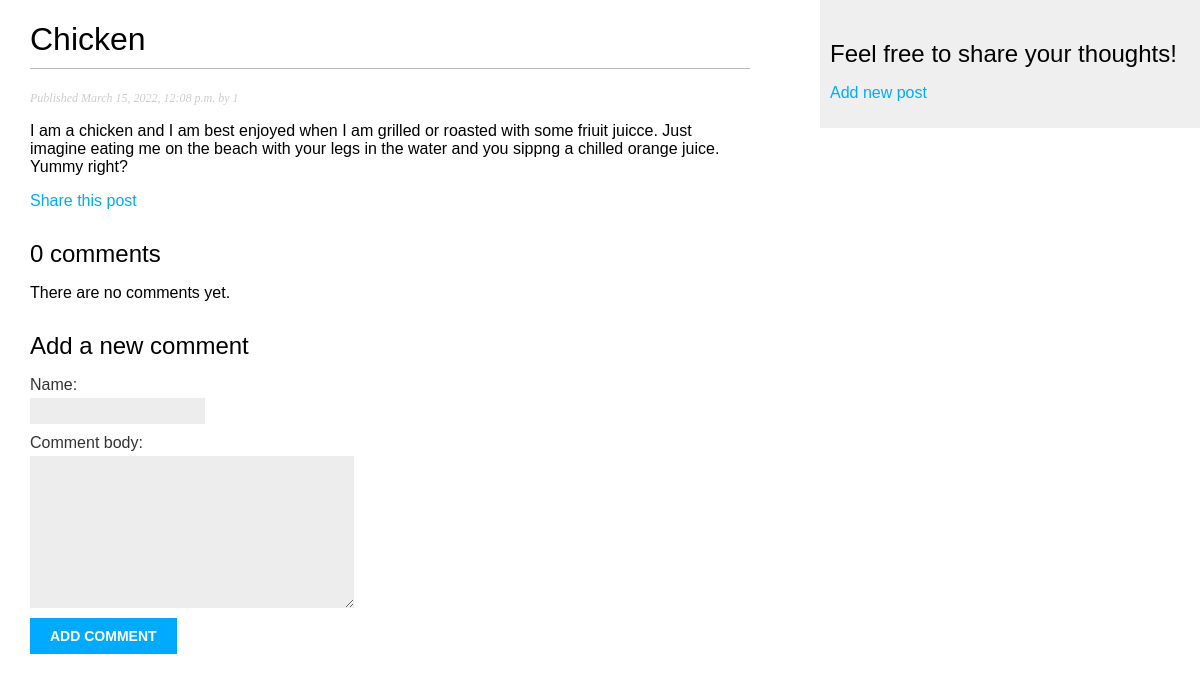
/posts/2022/3/15/chiken/, run on an earlier commit of the app's database.
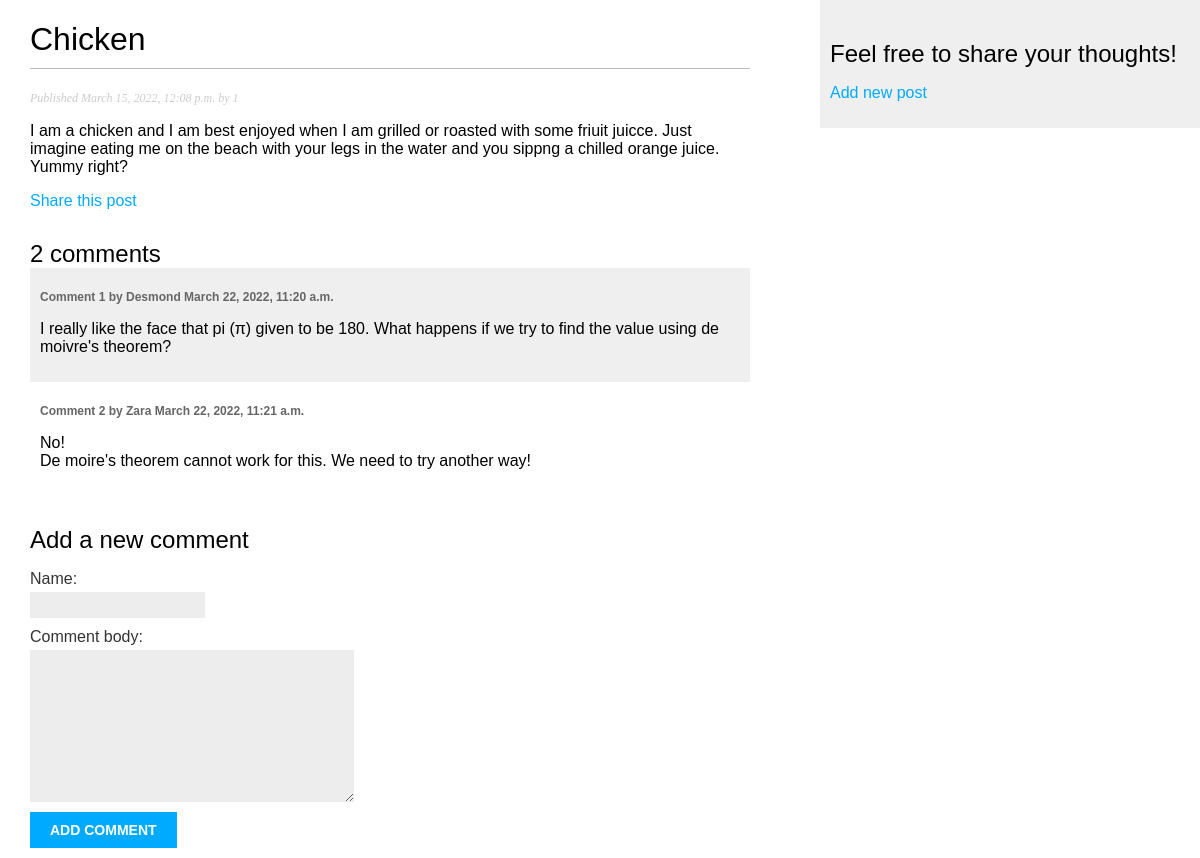
And on a later commit of the database.
### main/models.py (models this page shows, shortened)
class Post(models.Model):
    STATUS_CHOICES = (
        ('draft', 'Draft'),
        ('published', 'Published'),
    )
    title = models.CharField(max_length=250)
    slug = models.SlugField(max_length=250, unique_for_date='publish')
    author = models.CharField(max_length=250, null=True)
    body = models.TextField()
    publish = models.DateTimeField(default=timezone.now)
    created = models.DateTimeField(auto_now_add=True)
    updated = models.DateTimeField(auto_now=True)
    status = models.CharField(max_length=10, choices=STATUS_CHOICES,default='published')
    objects = models.Manager() # The default manager.
    published = PublishedManager() # Our custom manager.
    class Meta:
        ordering = ('-publish',)

class Comment(models.Model):
    post = models.ForeignKey(Post, on_delete=models.CASCADE, related_name="comments")
    name = models.CharField(max_length=50)
    comment_body = models.TextField()
    created_at = models.DateTimeField(auto_now_add=True)

### main/views.py (the view)
# urls.py: path('posts/<int:year>/<int:month>/<int:day>/<slug:slug>/',views.post_detail, name='post_detail'),
def post_detail(request, year, month, day, slug):
    post = get_object_or_404(Post,  slug=slug,
                            status='published',
                            publish__year=year,
                            publish__month=month,
                            publish__day=day)
    comments = Comment.objects.all()
    new_comment = None
    if request.method == "POST":
        form = CommentForm(request.POST)
        if form.is_valid():
            new_comment = form.save(commit=False)
            new_comment.post = post
            new_comment.save()
    else:
        form = CommentForm()
    data = {"post":post,
            "comments":comments,
            "form":form,
            "new_comment":new_comment
            }
    return render(request, "post/detail.html", data)

### main/forms.py
class CommentForm(forms.ModelForm):
    class Meta:
        model = Comment
        fields = ("name", "comment_body")

### main/templates/post/detail.html (shortened to what this page needs)
{% extends "blog/base.html" %}
{% block content %}
    <h1>{{ post.title }}</h1>
    <p class="date">
    Published {{ post.publish }} by {{ post.author }}
    </p>
    {{ post.body|linebreaks }}
    <p>
        <a href="{% url "main:post_share" post.id %}">
        Share this post
        </a>
    </p>
    {% with comments.count as total_comments %}
        <h2>
            {{ total_comments }} comment{{ total_comments|pluralize }}
        </h2>
    {% endwith %}
    {% for comment in comments %}
        <div class="comment">
            <p class="info">
                Comment {{ forloop.counter }} by {{ comment.name }} {{ comment.created_at }}
            </p>
            {{ comment.comment_body|linebreaks }}
        </div>
    {% empty %}
        <p>There are no comments yet.</p>
    {% endfor %}
    {% if new_comment %}
        <h2>Your comment has been added.</h2>
    {% else %}
        <h2>Add a new comment</h2>
        <form method="post">
            {{ form.as_p }}
        <p><input type="submit" value="Add comment"></p>
        </form>
    {% endif %}
{% endblock content %}

### main/templates/blog/base.html (shortened to what this page needs)
{% load static %}
<!DOCTYPE html>
<html>
    <head>
        <link href="{% static "css/style.css" %}" rel="stylesheet">
    </head>
    <body>
        <div id="content">
            {% block content %}
            {% endblock content %}
        </div>
        <div id="sidebar">
            <h2>Feel free to share your thoughts!</h2>
            <p>
                <a href="{% url "main:create_post" %}">
                Add new post
                </a>
            </p>
        </div>
    </body>
</html>

### main/static/css/style.css (style rules this page uses)
body { margin:0; padding:0; font-family:helvetica, sans-serif; }
a { color:#00abff; text-decoration:none; }
h1 { font-weight:normal; border-bottom:1px solid #bbb; padding:0 0 10px 0; }
h2 { font-weight:normal; margin:30px 0 0; }
#content { float:left; width:60%; padding:0 0 0 30px; }
#sidebar { float:right; width:30%; padding:10px; background:#efefef; height:100%; }
p.date { color:#ccc; font-family: georgia, serif; font-size: 12px; font-style: italic; }
label { float:left; clear:both; color:#333; margin-bottom:4px; }
input, textarea { clear:both; float:left; margin:0 0 10px; background:#ededed; border:0; padding:6px 10px; font-size:12px; }
input[type=submit] { font-weight:bold; background:#00abff; color:#fff; padding:10px 20px; font-size:14px; text-transform:uppercase; }
.comment { padding:10px; }
.comment:nth-child(even) { background:#efefef; }
.comment .info { font-weight:bold; font-size:12px; color:#666; }

What changed in the data, as far as the page shows it:
added Comment: name "Desmond", created_at "March 22, 2022, 11:20 a.m.", comment_body "I really like the face that pi (π) given to be 180. What happens if we try to find the value using de moivre's theorem?"
added Comment: name "Zara", created_at "March 22, 2022, 11:21 a.m.", comment_body "No! De moire's theorem cannot work for this. We need to try another way!"
Also different on the page:
{{ total_comments }}: "0" → "2"
text no longer shown: "There are no comments yet."
